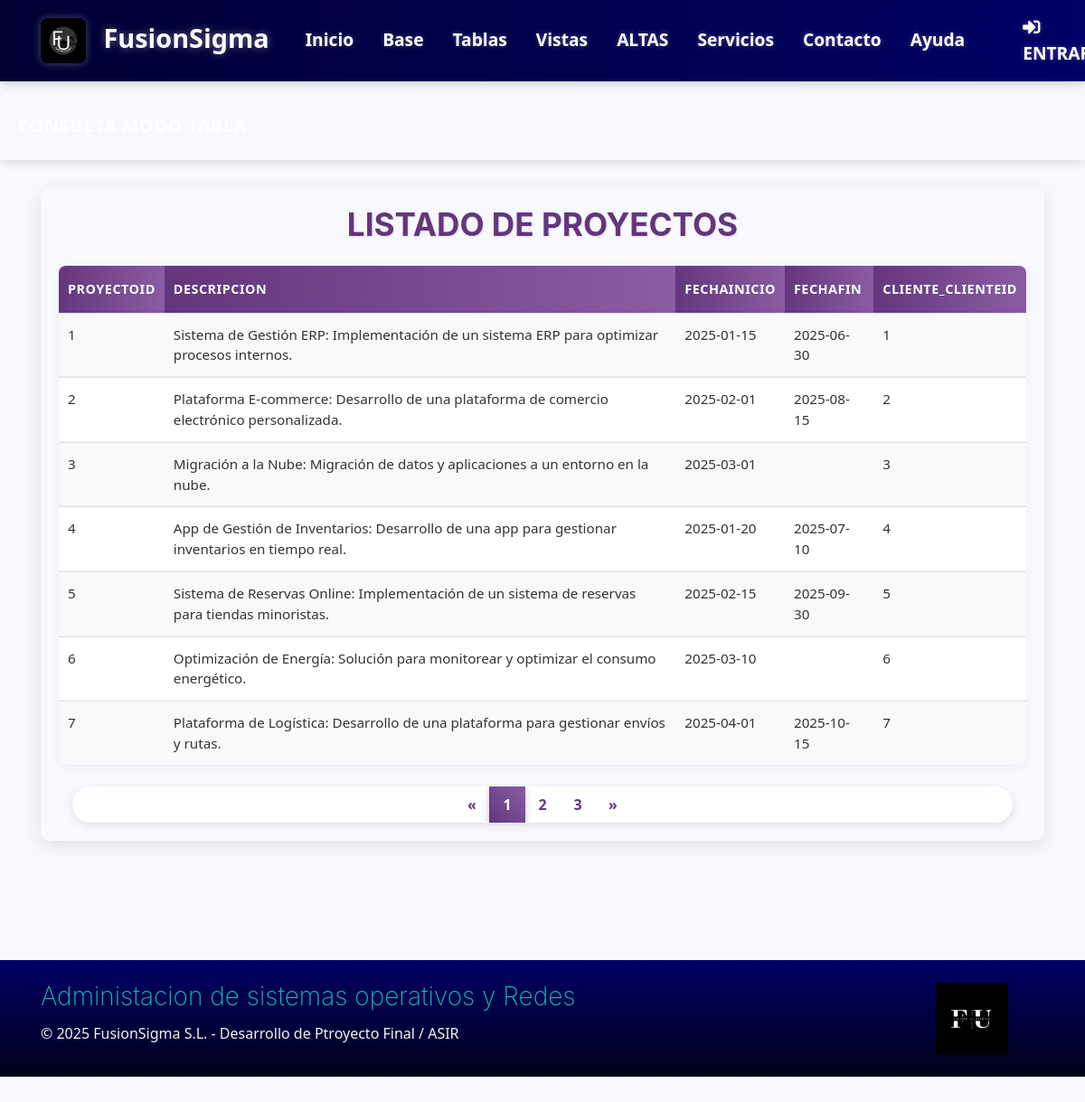
The page /Aplicacion-FusionSigma/fusionsigma1/T-proyecto.php on the database its author committed.
### tables this page shows
CREATE TABLE `proyecto` (
  `ProyectoID` int(11) NOT NULL,
  `Descripcion` varchar(250) DEFAULT NULL,
  `FechaInicio` date DEFAULT NULL,
  `FechaFin` date DEFAULT NULL,
  `CLIENTE_ClienteID` int(11) NOT NULL
);

### Aplicacion-FusionSigma/fusionsigma1/T-proyecto.php (the view, shortened to what this page needs)
<?php
	require_once('marcosup.php');
?>
<nav class="navbar py-2 navbar-light text-left bg-warning" id="2">
  <span class="navbar-text text-left text-dark"><b>Consulta modo tabla</b></span>
</nav>
<div class="py-3 bg-info">
    <div class="container">
        <div class="table-container">
            <div class="table-header text-center">
                <h2>LISTADO DE PROYECTOS</h2>
            </div>
            <div class="table-content">
                <?php
                $tabla = "proyecto";
                if (isset($_GET['pagina'])) {
                    $pagina = $_GET['pagina'];
                } else {
                    $pagina = 1;
                }
                $registrosPorPagina = 7;
                $inicio = ($pagina - 1) * $registrosPorPagina;
                $consultaTotal = "SELECT COUNT(*) as total FROM $tabla";
                $resultadoTotal = mysqli_query($c, $consultaTotal);
                $filaTotal = mysqli_fetch_assoc($resultadoTotal);
                $numreg = $filaTotal['total'];
                $numpag = ceil($numreg / $registrosPorPagina);
                $sentencia = "SELECT * FROM $tabla LIMIT $inicio, $registrosPorPagina";
                $resultado = mysqli_query($c, $sentencia);
                echo '<table class="table">';
                $cabeceras = mysqli_query($c, "SHOW FIELDS FROM $tabla");
                echo "<tr>";
                while ($cab = mysqli_fetch_row($cabeceras)) {
                    echo "<th>" . ucfirst($cab[0]) . "</th>";
                }
                echo "</tr>";
                while ($registro = mysqli_fetch_row($resultado)) {
                    echo "<tr>";
                    $i = 0;
                    foreach ($registro as $fila) {
                        echo "<td>$registro[$i]</td>";
                        $i++;
                    }
                    echo "</tr>";
                }
                echo "</table>";
                if ($pagina == 1) {
                    $anterior = 1;
                } else {
                    $anterior = $pagina - 1;
                }
                if ($pagina == $numpag) {
                    $siguiente = $pagina;
                } else {
                    $siguiente = $pagina + 1;
                }
                echo "<div class='col-md-12 text-center'>";
                echo '<ul class="pagination justify-content-center ">';
                echo '	<li class="page-item ">';
                echo '	  <a class="page-link" href="T-proyecto.php?pagina='.$anterior.'">&laquo;</a>';
                echo '	</li>';
                for ($i = 1; $i <= $numpag; $i++) {
                    if ($i == $pagina) {
                        echo '	<li class="page-item active">';
                        echo '	  <a class="page-link" href="T-proyecto.php?pagina='.$i.'">'.$i.'</a>';
                        echo '	</li>';
                    } else {
                        echo '	<li class="page-item"><a class="page-link" href="T-proyecto.php?pagina='.$i.'">'.$i.'</a></li>';
                    }
                }
                echo '	<li class="page-item ">';
                echo '	  <a class="page-link" href="T-proyecto.php?pagina='.$siguiente.'">&raquo;</a>';
                echo '	</li>';
                echo '  </ul>';
                echo '</div>';
                ?>
            </div>
        </div>
    </div>
</div>
<?php
  require_once('marcoinf.php');
?>

### Aplicacion-FusionSigma/fusionsigma1/marcosup.php (style rules this page uses)
:root { --primary: #63367e; --primary-dark: #4a2861; --primary-light: #8a5ca3; --secondary: #e6d7b9; --secondary-dark: #d1c3a7; --secondary-light: #f5ebd9; --accent: #4f70ce; --text-dark: #333; --text-light: #f3f3f3; --background: #F8F8FF; }
body { padding-top: 70px; min-height: 100vh; background-color: var(--background); color: var(--text-dark); font-family: 'Segoe UI', Tahoma, Geneva, Verdana, sans-serif; }
.navbar { background: linear-gradient(to right, #000033, #000066) !important; box-shadow: 0 2px 10px rgba(0, 0, 0, 0.2); transition: all 0.3s ease; }
.navbar { min-height: 70px; padding: 0.5rem 1rem; }

### Aplicacion-FusionSigma/fusionsigma1/T-proyecto.php (style rules this page uses)
.table-container { background-color: #F8F8FF; border-radius: 10px; box-shadow: 0 5px 20px rgba(0, 0, 0, 0.1); padding: 20px; margin-bottom: 30px; }
.table-header { margin-bottom: 25px; }
.table-header h2 { color: #63367e; font-size: 2.2rem; font-weight: 700; text-shadow: 1px 1px 2px rgba(0, 0, 0, 0.1); margin-bottom: 10px; }
.table { width: 100%; border-collapse: separate; border-spacing: 0; background-color: white; border-radius: 8px; overflow: hidden; box-shadow: 0 2px 10px rgba(0, 0, 0, 0.05); }
.table tr:nth-child(even) { background-color: rgba(99, 54, 126, 0.03); }
.table th { background: linear-gradient(to right, #63367e, #8a5ca3); color: white; font-weight: 600; text-transform: uppercase; padding: 15px 10px; font-size: 0.9rem; letter-spacing: 0.5px; border: none; text-align: left; }
.table td { padding: 12px 10px; border-bottom: 1px solid rgba(0, 0, 0, 0.05); color: #333; font-size: 0.95rem; }
.table tr:last-child td { border-bottom: none; }
.pagination { display: flex; list-style: none; padding: 0; margin: 20px 0 0; justify-content: center; border-radius: 50px; box-shadow: 0 3px 10px rgba(0, 0, 0, 0.1); overflow: hidden; background-color: white; }
.page-item { margin: 0; }
.page-link { display: flex; align-items: center; justify-content: center; min-width: 40px; height: 40px; padding: 5px 10px; color: #63367e; background-color: white; border: none; font-weight: 600; transition: all 0.3s ease; }
.page-item:first-child .page-link { border-top-left-radius: 50px; border-bottom-left-radius: 50px; }
.page-item:last-child .page-link { border-top-right-radius: 50px; border-bottom-right-radius: 50px; }
.page-item.active .page-link { background: linear-gradient(45deg, #63367e, #8a5ca3); color: white; box-shadow: 0 3px 8px rgba(99, 54, 126, 0.3); }
.py-3.bg-info { background: linear-gradient(135deg, #F8F8FF, #f0f0ff) !important; min-height: 600px; padding: 30px 0 !important; background-image: none !important; }
.navbar.py-2.navbar-light { background: linear-gradient(to right, #63367e, #8a5ca3) !important; border-radius: 8px 8px 0 0; padding: 15px 20px !important; margin-bottom: 0; box-shadow: 0 4px 10px rgba(0, 0, 0, 0.1); background-image: none !important; }
.navbar-text { color: white !important; font-size: 1.2rem; font-weight: 600; text-transform: uppercase; letter-spacing: 1px; }
.navbar-text b { font-weight: 600; }

### Aplicacion-FusionSigma/fusionsigma1/marcoinf.php (style rules this page uses)
.navbar { min-height: 70px; padding: 0.5rem 1rem; }

### rows shown on the page
proyecto: ProyectoID "1", Descripcion "Sistema de Gestión ERP: Implementación de un sistema ERP para optimizar procesos internos.", FechaInicio "2025-01-15", FechaFin "2025-06-30", CLIENTE_ClienteID "1"
proyecto: ProyectoID "2", Descripcion "Plataforma E-commerce: Desarrollo de una plataforma de comercio electrónico personalizada.", FechaInicio "2025-02-01", FechaFin "2025-08-15", CLIENTE_ClienteID "2"
proyecto: ProyectoID "3", Descripcion "Migración a la Nube: Migración de datos y aplicaciones a un entorno en la nube.", FechaInicio "2025-03-01", CLIENTE_ClienteID "3"
proyecto: ProyectoID "4", Descripcion "App de Gestión de Inventarios: Desarrollo de una app para gestionar inventarios en tiempo real.", FechaInicio "2025-01-20", FechaFin "2025-07-10", CLIENTE_ClienteID "4"
proyecto: ProyectoID "5", Descripcion "Sistema de Reservas Online: Implementación de un sistema de reservas para tiendas minoristas.", FechaInicio "2025-02-15", FechaFin "2025-09-30", CLIENTE_ClienteID "5"
proyecto: ProyectoID "6", Descripcion "Optimización de Energía: Solución para monitorear y optimizar el consumo energético.", FechaInicio "2025-03-10", CLIENTE_ClienteID "6"
proyecto: ProyectoID "7", Descripcion "Plataforma de Logística: Desarrollo de una plataforma para gestionar envíos y rutas.", FechaInicio "2025-04-01", FechaFin "2025-10-15", CLIENTE_ClienteID "7"

### other values the page prints
$cab[0] "PROYECTOID"
$cab[0] "DESCRIPCION"
$cab[0] "FECHAINICIO"
$cab[0] "FECHAFIN"
$cab[0] "CLIENTE_CLIENTEID"
